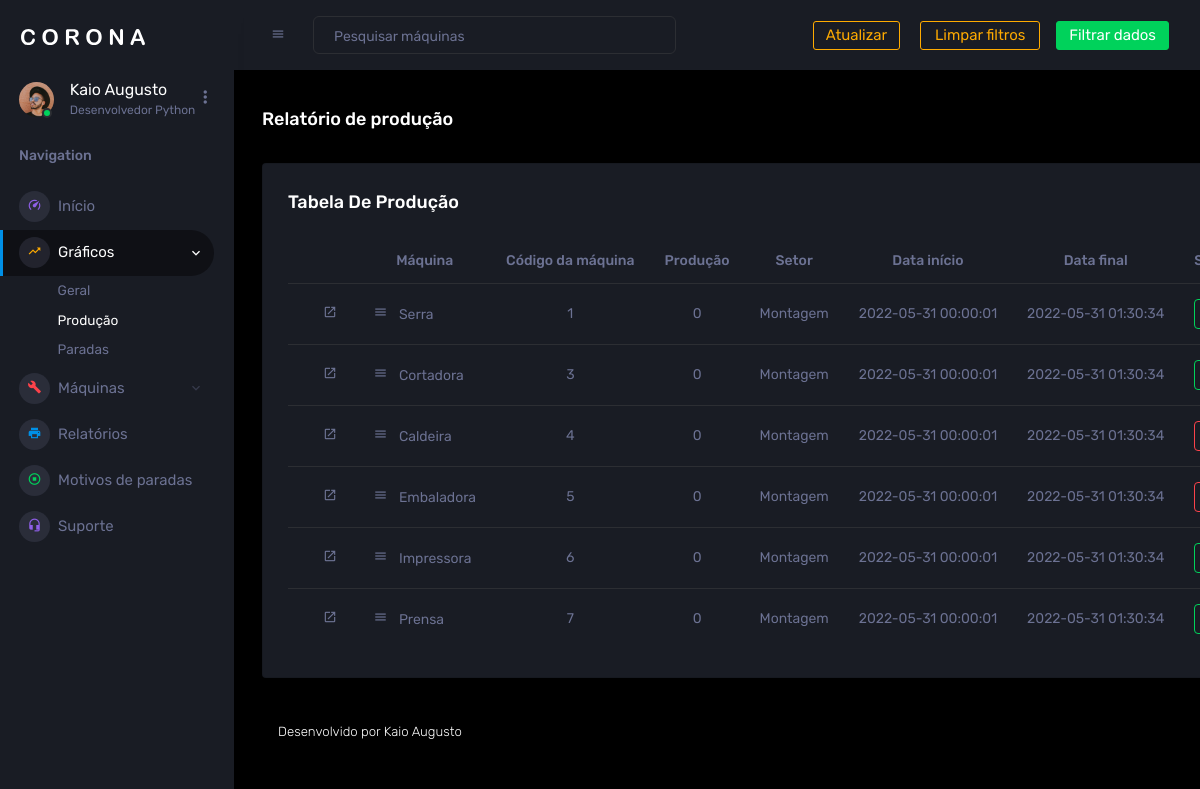
The app's page /producao with its own data.
### dash/models.py (models this page shows, shortened)
class Maquina(models.Model):
    nome_maquina = models.CharField(max_length=200, blank=False)
    status_maquina = models.BooleanField(default=False)

### dash/views/producao_views.py (the view, shortened to what this page needs)
# urls.py: path('producao', producao_views.producao, name='producao'),
def producao(request):
    data_antiga_producao = str(datetime.now())[:11] + '00:00:01'                                    # 1.1.2 - Data antiga sem filtro.
    data_nova_producao = str(datetime.now()) [:19]                                                  # 1.1.3 - Data nova sem filtro.
    lista_producao_producao = []
    adicionaProducaoLista(data_antiga_producao, data_nova_producao, lista_producao_producao)
    maquinas_filtradas = []                                                                         # 1.1.10 - Lista de ids das máquinas a serem exibidas na página Produção (Sem filtro).
    for maquina in Maquina.objects.values('id'):                                                    # 1.1.11 - Loop que percorrerá todas as máquinas cadastradas no banco...
        maquinas_filtradas.append(maquina['id'])                                                    # 1.1.11.1 - Adicionando cada máquina cadastrada percorrida na lista acima (maquinas_filtradas)
    dados = {
        'maquinas': Maquina.objects.all(),
        'maquinas_filtradas': Maquina.objects.filter(pk__in=maquinas_filtradas),                    # 1.3.1 - Comando que busca todas as máquinas cadastradas no banco.
        'producao_maquina1': lista_producao_producao.count(1),                                      # 1.3.2 - Variável que conta quantas peças foram produzidas no período filtrado na máquina com o ID 1
        'producao_maquina3': lista_producao_producao.count(3),                                      # 1.3.3 - Variável que conta quantas peças foram produzidas no período filtrado na máquina com o ID 3
        'producao_maquina4': lista_producao_producao.count(4),                                      # 1.3.4 - Variável que conta quantas peças foram produzidas no período filtrado na máquina com o ID 4
        'producao_maquina5': lista_producao_producao.count(5),                                      # 1.3.5 - Variável que conta quantas peças foram produzidas no período filtrado na máquina com o ID 5
        'producao_maquina6': lista_producao_producao.count(6),                                      # 1.3.5 - Variável que conta quantas peças foram produzidas no período filtrado na máquina com o ID 6
        'producao_maquina7': lista_producao_producao.count(7),                                      # 1.3.6 - Variável que conta quantas peças foram produzidas no período filtrado na máquina com o ID 7
        'data_antiga': data_antiga_producao,                                                        # 1.3.7 - Variável que contém a data inicial do filtro.
        'data_nova': data_nova_producao,                                                            # 1.3.8 - Variável que contém a data final do filtro.
        'ultima_atualizacao': datetime.now()                                                        # 1.3.9 - Variável que contém a última atualização da página.
    }
    return render(request, 'producao.html', dados)                                                  # 1.4 - Função que renderiza a página producao.html com os dados referenciados anteriormente.

### templates/producao.html (shortened to what this page needs)
{% extends '_base.html' %}
{% load static %}
{% block content %}
    <div class="container-scroller">
      {% include 'partials/_menu.html' %}
        <nav class="navbar p-0 fixed-top d-flex flex-row">
            <div class="navbar-menu-wrapper flex-grow d-flex align-items-stretch">
            <button class="navbar-toggler navbar-toggler align-self-center" type="button" data-toggle="minimize">
                <span class="mdi mdi-menu"></span>
            </button>
            <ul class="navbar-nav w-100">
                <li class="nav-item w-100">
                <form class="nav-link mt-2 mt-md-0 d-none d-lg-flex search">
                    <input type="text" class="form-control" placeholder="Pesquisar máquinas">
                </form>
                </li>
            </ul>
            <ul class="navbar-nav navbar-nav-right">
                <a type="button" class="btn btn-outline-warning btn-icon-text" onclick="Refresh()">Atualizar</a>
                <a style="width: 120px; margin-left: 20px;" type="button" class="btn btn-outline-warning btn-icon-text" href={% url 'producao' %}>Limpar filtros</a>
                <li class="nav-item dropdown d-none d-lg-block">
                  <a class="nav-link btn btn-success create-new-button" id="createbuttonDropdown" data-toggle="dropdown" aria-expanded="false" href="#">Filtrar dados</a>
                  </li>
            </ul>
            </div>
        </nav>
        <div class="main-panel">
          <div class="content-wrapper">
            <div class="page-header">
              <h3 class="page-title">Relatório de produção</h3>
                </div>
              <div class="row ">
                <div class="col-12 grid-margin">
                  <div class="card">
                    <div class="card-body">
                      <h4 class="card-title">Tabela de Produção</h4>
                      <div class="table-responsive">
                        <table class="table">
                          <thead>
                            <tr>
                              <th>
                                <div class="form-check form-check-muted m-0">
                                  <label class="form-check-label">
                                  </label>
                                </div>
                              </th>
                              <th style='text-align: center;'> Máquina </th>
                              <th style='text-align: center;'> Código da máquina </th>
                              <th style='text-align: center;'> Produção </th>
                              <th style='text-align: center;'> Setor </th>
                              <th style='text-align: center;'> Data início </th>
                              <th style='text-align: center;'> Data final </th>
                              <th style='text-align: center;'> Status da máquina </th>
                            </tr>
                          </thead>
                          <tbody>
                            {% if maquinas_filtradas %}
                            {% for maquina in maquinas_filtradas %}
                            <tr>
                              <td>
                                <div class="form-check form-check-muted m-0">
                                  <i class="input-helper mdi mdi-open-in-new"></i></label>
                                </div>
                              </td>
                              <td>
                                <span class="mdi mdi-menu"></span>
                                <span style='text-align: center;' class="pl-2">{{maquina.nome_maquina}}</span>
                              </td>
                              <td style='text-align: center;'> {{maquina.id}} </td>
                              {% if maquina.id == 1 %}
                              <td style='text-align: center;'> {{producao_maquina1}} </td>
                              {% elif maquina.id == 3 %}
                              <td style='text-align: center;'> {{producao_maquina3}} </td>
                              {% elif maquina.id == 4 %}
                              <td style='text-align: center;'> {{producao_maquina4}} </td>
                              {% elif maquina.id == 5 %}
                              <td style='text-align: center;'> {{producao_maquina5}} </td>
                              {% elif maquina.id == 6 %}
                              <td style='text-align: center;'> {{producao_maquina6}} </td>
                              {% elif maquina.id == 7 %}
                              <td style='text-align: center;'> {{producao_maquina7}} </td>
                              {% endif %}
                              <td style='text-align: center;'> Montagem </td>
                              <td style='text-align: center;'> {{data_antiga}} </td>
                              <td style='text-align: center;'> {{data_nova}} </td>
                              <td>
                                {% if maquina.status_maquina == True %}
                                <div style='width: 100%;' class="badge badge-outline-success">Operando</div>
                                {% elif maquina.status_maquina == False %}
                                <div style='width: 100%;' class="badge badge-outline-danger"> Parada </div>
                                {% endif %}
                              </td>
                            </tr>
                            {% endfor %}
                            {% endif %}
                          </tbody>
                        </table>
                      </div>
                    </div>
                  </div>
                </div>
              </div>
          {% include 'partials/_footer.html' %}
        </div>
      </div>
    </div>
{% endblock %}

### templates/_base.html (shortened to what this page needs)
{% load static %}
<!DOCTYPE html>
<html lang="en">
  <head>
    <link rel="stylesheet" href="{% static 'vendors/mdi/css/materialdesignicons.min.css' %}">
    <link rel="stylesheet" href="{% static 'vendors/css/vendor.bundle.base.css' %}">
    <link rel="stylesheet" href="{% static 'vendors/jvectormap/jquery-jvectormap.css' %}">
    <link rel="stylesheet" href="{% static 'vendors/flag-icon-css/css/flag-icon.min.css' %}">
    <link rel="stylesheet" href="{% static 'vendors/owl-carousel-2/owl.carousel.min.css' %}">
    <link rel="stylesheet" href="{% static 'vendors/owl-carousel-2/owl.theme.default.min.css' %}">
    <link rel="stylesheet" href="{% static 'css/style.css' %}">
  </head>
  <body>
  {% block content %}{% endblock %}
      </body>

### templates/partials/_menu.html (shortened to what this page needs)
{% load static %}
<nav class="sidebar sidebar-offcanvas" id="sidebar">
  <div class="sidebar-brand-wrapper d-none d-lg-flex align-items-center justify-content-center fixed-top">
    <a class="sidebar-brand brand-logo" href="index.html"><img src="{% static 'images/logo.svg' %}" alt="logo" /></a>
  </div>
  <ul class="nav">
    <li class="nav-item profile">
      <div class="profile-desc">
        <div class="profile-pic">
          <div class="count-indicator">
            <img class="img-xs rounded-circle " src="{% static 'images/faces/face15.jpg' %}" alt="">
            <span class="count bg-success"></span>
          </div>
          <div class="profile-name">
            <h5 class="mb-0 font-weight-normal">Kaio Augusto</h5>
            <span>Desenvolvedor Python</span>
          </div>
        </div>
        <a href="#" id="profile-dropdown" data-toggle="dropdown"><i class="mdi mdi-dots-vertical"></i></a>
      </div>
    </li>
    <li class="nav-item nav-category">
      <span class="nav-link">Navigation</span>
    </li>
    <li class="nav-item menu-items">
      <a class="nav-link" href={% url 'index' %}>
        <span class="menu-icon">
          <i class="mdi mdi-speedometer"></i>
        </span>
        <span class="menu-title">Início</span>
    </li>
    <li class="nav-item menu-items">
      <a class="nav-link" data-toggle="collapse" href="#ui-basic" aria-expanded="false" aria-controls="ui-basic">
        <span class="menu-icon">
          <i class="mdi mdi-trending-up"></i>
        </span>
        <span class="menu-title">Gráficos</span>
        <i class="menu-arrow"></i>
      </a>
      <div class="collapse" id="ui-basic">
        <ul class="nav flex-column sub-menu">
          <li class="nav-item"> <a class="nav-link" href={% url 'geral' %}>Geral</a></li>
          <li class="nav-item"> <a class="nav-link" href={% url 'producao' %}>Produção</a></li>
          <li class="nav-item"> <a class="nav-link" href={% url 'paradas' %}>Paradas</a></li>
        </ul>
      </div>
    </li>
    <li class="nav-item menu-items">
      <a class="nav-link" data-toggle="collapse" href="#auth" aria-expanded="false" aria-controls="auth">
        <span class="menu-icon">
          <i class="mdi mdi-wrench"></i>
        </span>
        <span class="menu-title">Máquinas</span>
        <i class="menu-arrow"></i>
      </a>
    </li>
    <li class="nav-item menu-items">
      <a class="nav-link" href={% url 'relatorios' %}>
        <span class="menu-icon">
          <i class="mdi mdi-printer"></i>
        </span>
        <span class="menu-title">Relatórios</span>
      </a>
    </li>
    <li class="nav-item menu-items">
      <a class="nav-link" href={% url 'motivos_paradas' %}>
        <span class="menu-icon">
          <i class="mdi mdi-stop-circle-outline"></i>
        </span>
        <span class="menu-title">Motivos de paradas</span>
      </a>
    </li>
    <li class="nav-item menu-items">
      <a class="nav-link" href={% url 'suporte' %}>
        <span class="menu-icon">
          <i class="mdi mdi-headset"></i>
        </span>
        <span class="menu-title">Suporte</span>
      </a>
    </li>
  </ul>
</nav>

### templates/partials/_footer.html
 {% load static %}
 <footer class="footer">
    <div class="d-sm-flex justify-content-center justify-content-sm-between">
      <span class="float-none float-sm-right d-block mt-1 mt-sm-0 text-center">Desenvolvido por Kaio Augusto</span>
    </div>
  </footer>

### templates/partials/geral/graficos/_graficos_geral.html (shortened to what this page needs)
{% load static %}

### templates/partials/dash/editar_nome/_renomear_maquinas.html (shortened to what this page needs)
{% load static %}

### records on screen
Maquina: nome_maquina "Serra", id "1", producao_maquina1 "0", data_antiga "2022-05-31 00:00:01"
Maquina: nome_maquina "Cortadora", id "3", producao_maquina3 "0", data_antiga "2022-05-31 00:00:01"
Maquina: nome_maquina "Caldeira", id "4", status_maquina "0", data_antiga "2022-05-31 00:00:01"
Maquina: nome_maquina "Embaladora", id "5", status_maquina "0", data_antiga "2022-05-31 00:00:01"
Maquina: nome_maquina "Impressora", id "6", producao_maquina6 "0", data_antiga "2022-05-31 00:00:01"
Maquina: nome_maquina "Prensa", id "7", producao_maquina7 "0", data_antiga "2022-05-31 00:00:01"
